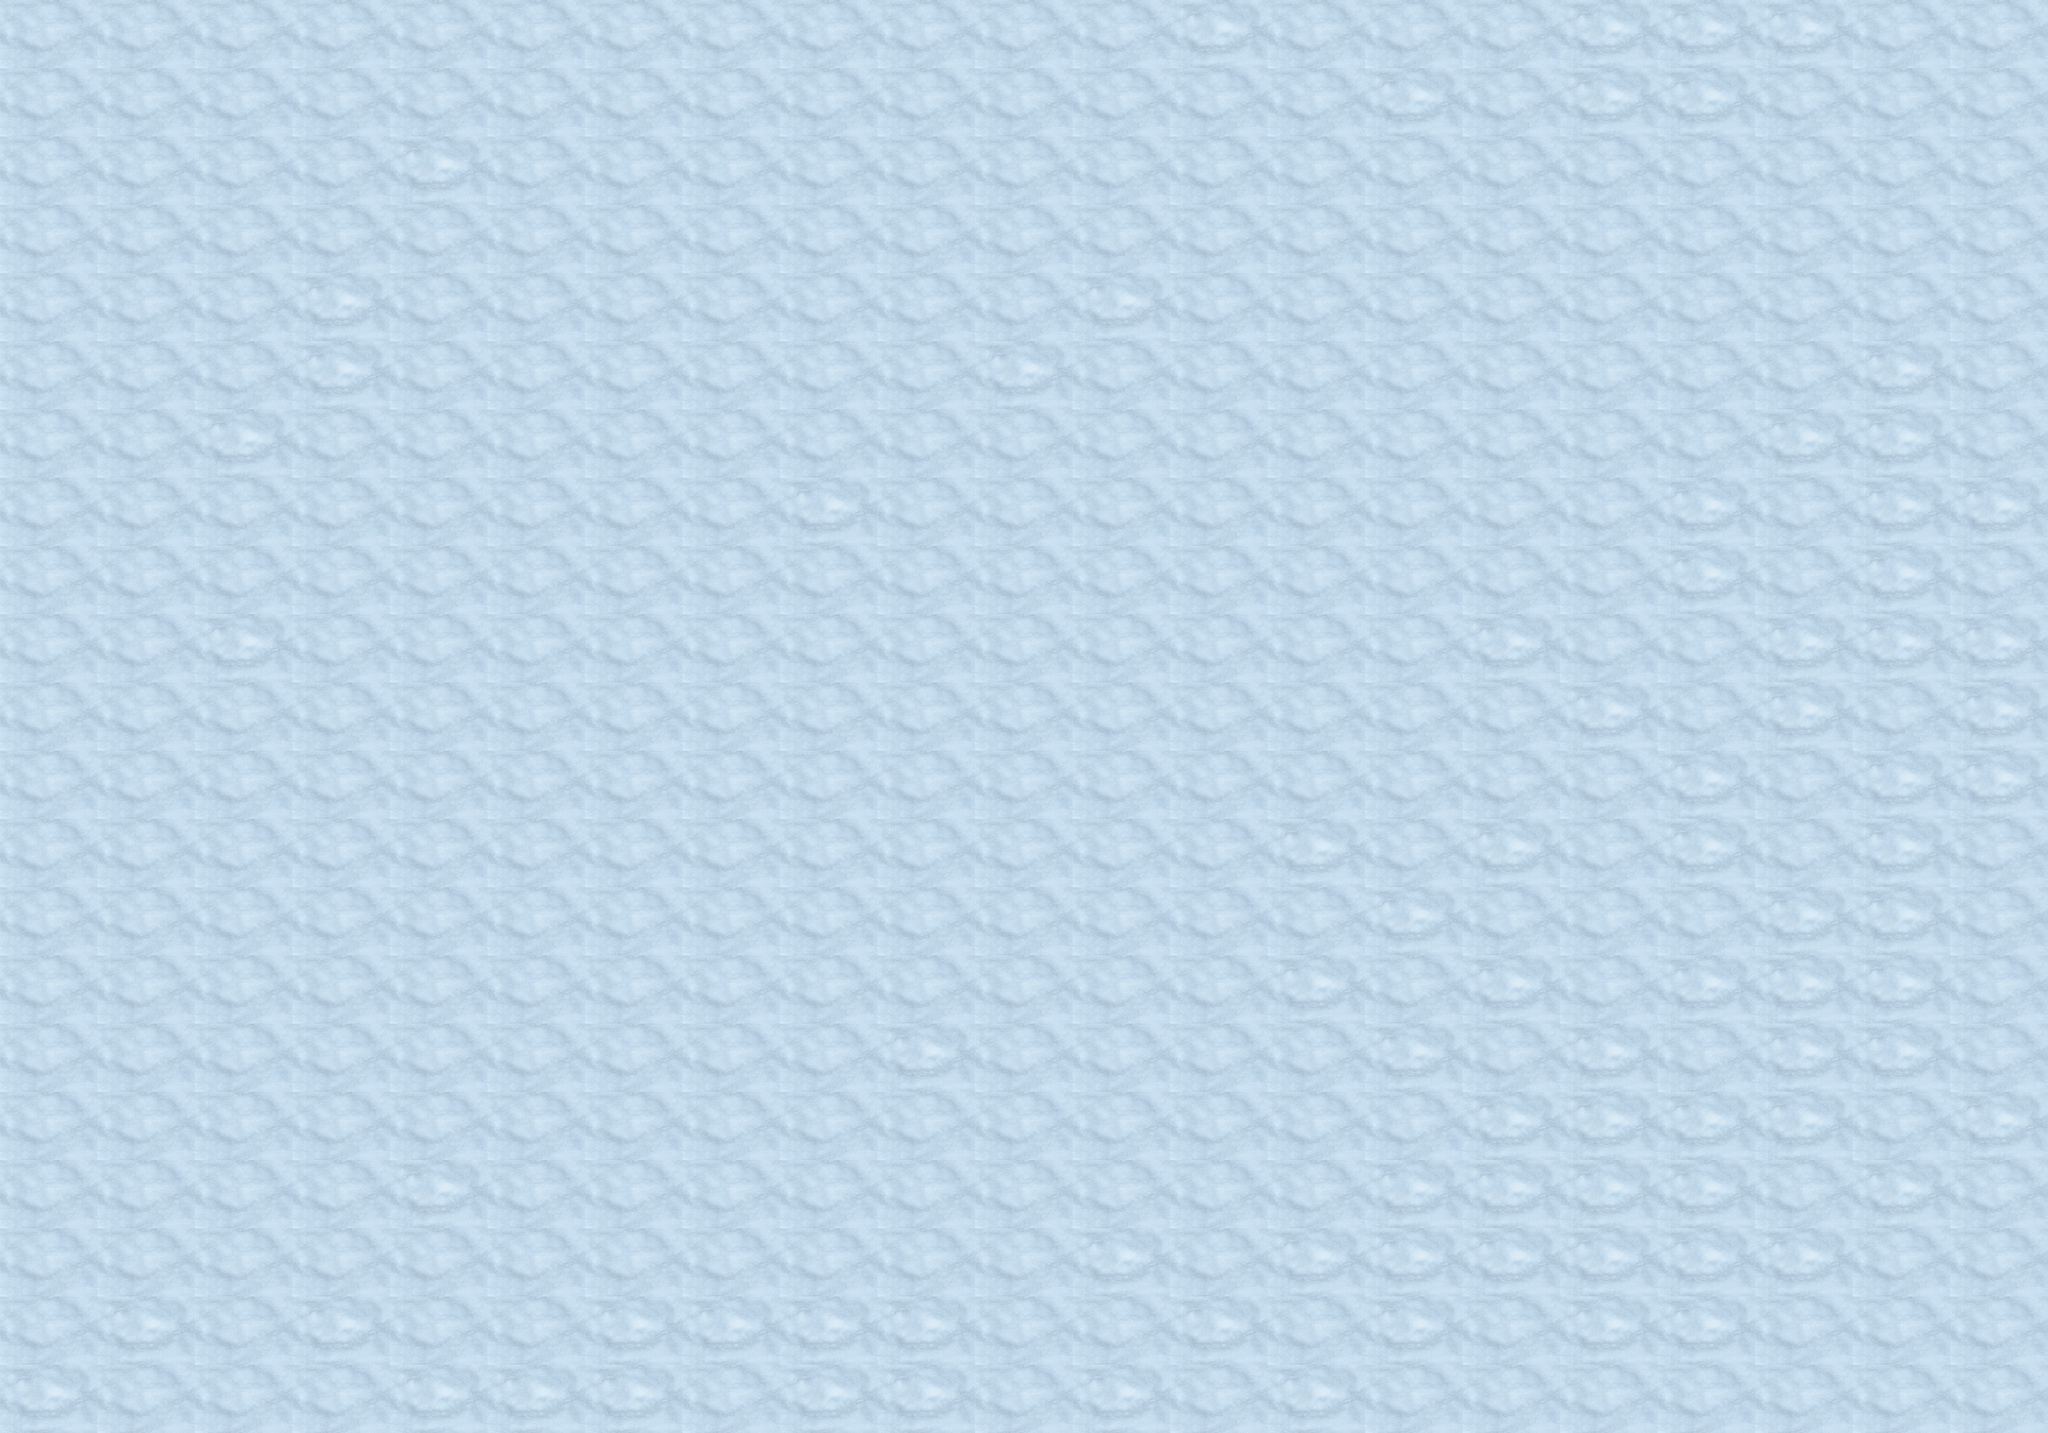

Below is a game level as drawn by its tile map, then a one-line description and the .tmx that defines it (tile-layer data replaced by summaries):
An orthogonal 21x21 tile map with 400x280 px tiles, 1 tile layer (layer1).

<map version="1.0" orientation="orthogonal" width="21" height="21" tilewidth="400" tileheight="280">
 <tileset firstgid="1" name="grounds_800x840" tilewidth="400" tileheight="280">
  <image source="grounds_800x840.png" width="800" height="840" />
 </tileset>
 <layer name="layer1" width="21" height="21">
  <data>[441 cells, 441 non-empty, 2 distinct tile ids]</data>
 </layer>
</map>
